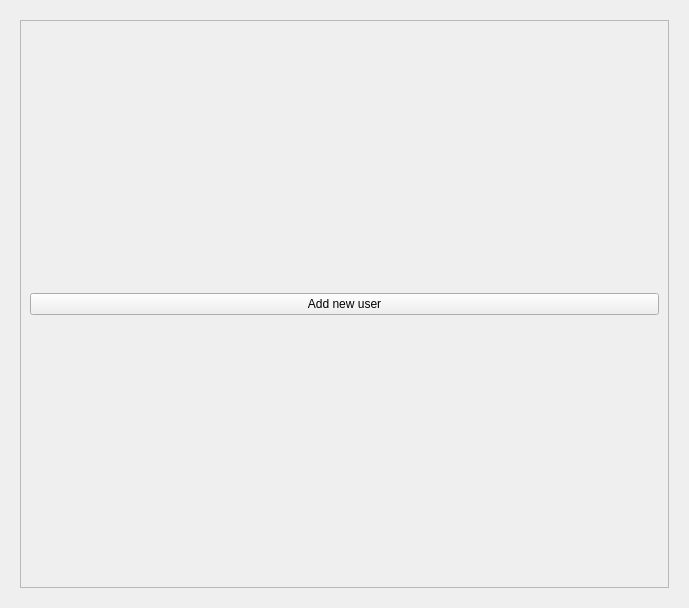
<?xml version="1.0" encoding="UTF-8"?>
<ui version="4.0">
 <class>Title</class>
 <widget class="QWidget" name="Title">
  <property name="geometry">
   <rect>
    <x>0</x>
    <y>0</y>
    <width>689</width>
    <height>608</height>
   </rect>
  </property>
  <property name="sizePolicy">
   <sizepolicy hsizetype="Expanding" vsizetype="Expanding">
    <horstretch>0</horstretch>
    <verstretch>0</verstretch>
   </sizepolicy>
  </property>
  <property name="windowTitle">
   <string>Form</string>
  </property>
  <layout class="QVBoxLayout" name="verticalLayout_3">
   <item>
    <widget class="QStackedWidget" name="stackedWidget">
     <property name="currentIndex">
      <number>1</number>
     </property>
     <widget class="QWidget" name="page">
      <layout class="QHBoxLayout" name="horizontalLayout">
       <item>
        <widget class="QPushButton" name="titleToLogin">
         <property name="text">
          <string>Push to start</string>
         </property>
        </widget>
       </item>
      </layout>
     </widget>
     <widget class="QWidget" name="userList">
      <layout class="QVBoxLayout" name="verticalLayout">
       <item>
        <widget class="QScrollArea" name="scrollArea">
         <property name="widgetResizable">
          <bool>true</bool>
         </property>
         <widget class="QWidget" name="scrollAreaWidgetContents">
          <property name="geometry">
           <rect>
            <x>0</x>
            <y>0</y>
            <width>651</width>
            <height>570</height>
           </rect>
          </property>
          <layout class="QVBoxLayout" name="verticalLayout_4">
           <item>
            <widget class="QPushButton" name="AddUser">
             <property name="text">
              <string>Add new user</string>
             </property>
            </widget>
           </item>
          </layout>
         </widget>
        </widget>
       </item>
      </layout>
     </widget>
     <widget class="QWidget" name="UserGames">
      <layout class="QVBoxLayout" name="verticalLayout_5">
       <item>
        <widget class="QLabel" name="userName">
         <property name="text">
          <string>TextLabel</string>
         </property>
        </widget>
       </item>
       <item>
        <widget class="QLabel" name="userScore">
         <property name="text">
          <string>TextLabel</string>
         </property>
        </widget>
       </item>
       <item>
        <widget class="QPushButton" name="startGame">
         <property name="text">
          <string>Start game</string>
         </property>
        </widget>
       </item>
      </layout>
     </widget>
    </widget>
   </item>
  </layout>
 </widget>
 <resources/>
 <connections/>
</ui>
